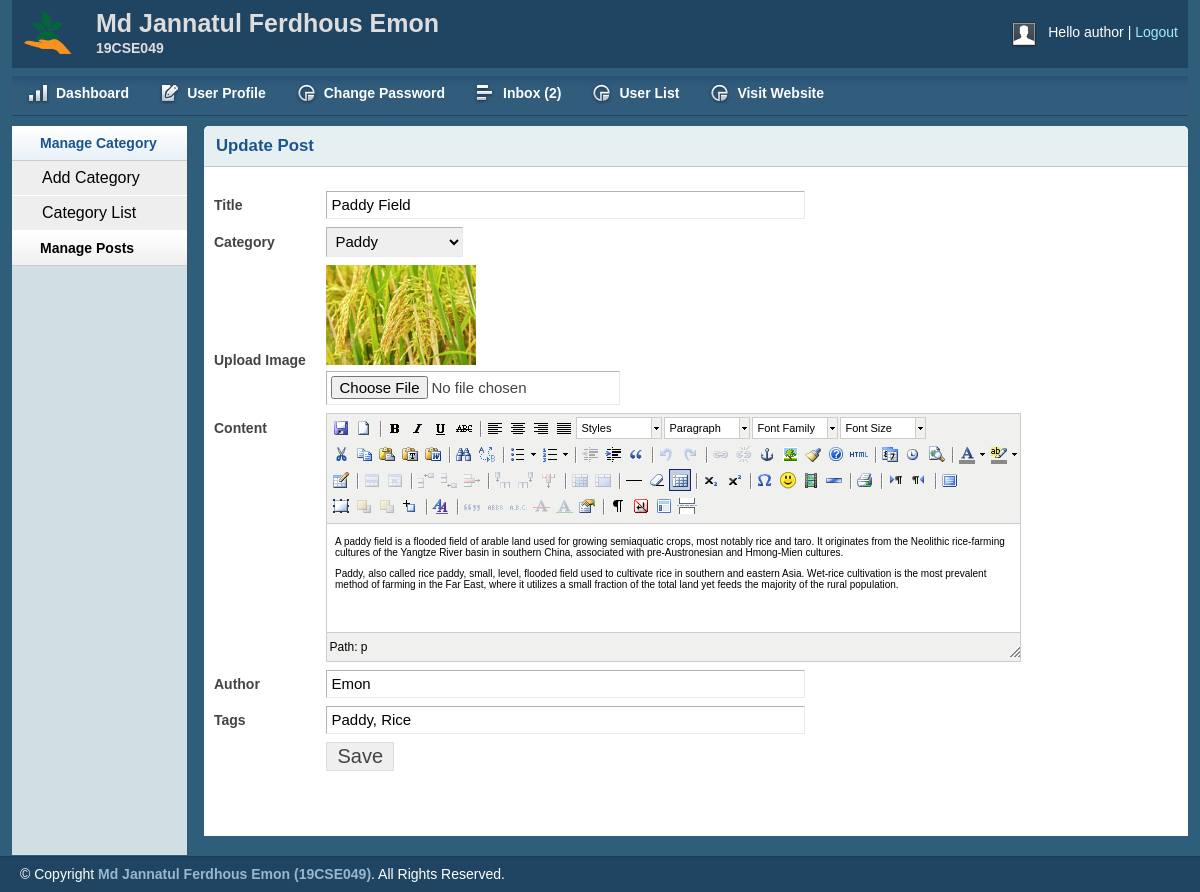
The page /admin/editpost.php?editpostid=1 (signed in) on the database its author committed.
### tables this page shows
CREATE TABLE `title_slogan` (
  `id` int(11) NOT NULL,
  `title` varchar(255) NOT NULL,
  `slogan` varchar(255) NOT NULL,
  `logo` varchar(255) NOT NULL
);

CREATE TABLE `post` (
  `id` int(11) NOT NULL,
  `cat` int(11) NOT NULL,
  `title` varchar(255) NOT NULL,
  `body` text NOT NULL,
  `image` varchar(255) NOT NULL,
  `author` varchar(50) NOT NULL,
  `tag` varchar(255) NOT NULL,
  `date` timestamp NOT NULL DEFAULT current_timestamp() ON UPDATE current_timestamp(),
  `userid` int(11) NOT NULL
);

CREATE TABLE `category` (
  `id` int(11) NOT NULL,
  `name` varchar(50) NOT NULL
);

### lib/Database.php (called while the page is built, shortened)
<?php
Class Database{
	public $host   = DB_HOST;
	public $user   = DB_USER;
	public $pass   = DB_PASS;
	public $dbname = DB_NAME;
	public $link;
	private function connectDB(){
	$this->link = new mysqli($this->host, $this->user, $this->pass, $this->dbname);
 }
	public function select($query){
		$result = $this->link->query($query) or die($this->link->error.__LINE__);
		if($result->num_rows > 0){
			return $result;
		} else {
			return false;
		}
	}
}

### lib/Session.php (called while the page is built, shortened)
<?php
    class Session{
        public static function get($key){
            if(isset($_SESSION[$key])){
               return $_SESSION[$key];
            }
            else{
                return false;
            }
        }
    }
?>

### admin/editpost.php (the view, shortened to what this page needs)
<?php include 'inc/header.php';?>
<?php include 'inc/sidebar.php';?>
<?php
    if(!isset($_GET['editpostid']) || $_GET['editpostid'] == NULL){
        echo "<script>window.location = 'postlist.php';</script>";
    }
    else{
        $postid = $_GET['editpostid'];
    }
?>
        <div class="grid_10">
            <div class="box round first grid">
                <h2>Update Post</h2>
                <div class="block">
                <?php
                    $query = "select * from post where id='$postid'";
                    $getpost = $db->select($query);
                    if($getpost){
                        while($postresult = $getpost->fetch_assoc()){
                ?>
                 <form action="" method="post" enctype="multipart/form-data">
                    <table class="form">
                        <tr>
                            <td>
                                <label>Title</label>
                            </td>
                            <td>
                                <input type="text" name="title" value="<?php echo $postresult['title']; ?>" class="medium" />
                            </td>
                        </tr>
                        <tr>
                            <td>
                                <label>Category</label>
                            </td>
                            <td>
                                <select id="select" name="cat">
                                    <?php
                                    $query = "select * from category";
                                    $category = $db->select($query);
                                    if($category){
                                        while($result = $category->fetch_assoc()){
                                    ?>
                                    <option
                                    <?php
                                    if($postresult['cat']==$result['id']){
                                    ?>
                                    selected="selected"
                                    <?php } ?>
                                    value="<?php echo $result['id']; ?>"><?php echo $result['name']; ?></option>
                                    <?php } } ?>
                                </select>
                            </td>
                        </tr>
                        <tr>
                            <td>
                                <label>Upload Image</label>
                            </td>
                            <td>
                                <img src="<?php echo $postresult['image']; ?>" height="100px" width="150px"/></br>
                                <input type="file" name="image"/>
                            </td>
                        </tr>
                        <tr>
                            <td style="vertical-align: top; padding-top: 9px;">
                                <label>Content</label>
                            </td>
                            <td>
                            </td>
                        </tr>
                        <tr>
                            <td>
                                <label>Author</label>
                            </td>
                            <td>
                                <input type="text" name="author" value="<?php echo $postresult['author']; ?>" class="medium" />
                            </td>
                        </tr>
                        <tr>
                            <td>
                                <label>Tags</label>
                            </td>
                            <td>
                                <input type="text" name="tag" value="<?php echo $postresult['tag']; ?>" class="medium" />
                            </td>
                        </tr>
						<tr>
                            <td></td>
                            <td>
                                <input type="submit" name="submit" Value="Save" />
                            </td>
                        </tr>
                    </table>
                    </form>
                    <?php } } ?>
                </div>
            </div>
        </div>
<?php include 'inc/footer.php';?>

### admin/inc/header.php (shortened to what this page needs)
<?php
include '../lib/Session.php';
?>
<?php include '../lib/Database.php';?>
<?php
	$db = new Database();
?>
<!DOCTYPE html>
<html>
<head>
<link rel="stylesheet" type="text/css" href="css/reset.css" media="screen" />
<link rel="stylesheet" type="text/css" href="css/text.css" media="screen" />
<link rel="stylesheet" type="text/css" href="css/grid.css" media="screen" />
<link rel="stylesheet" type="text/css" href="css/layout.css" media="screen" />
<link rel="stylesheet" type="text/css" href="css/nav.css" media="screen" />
<link href="css/table/demo_page.css" rel="stylesheet" type="text/css" />
</head>
<body>
<div class="container_12">
    <div class="grid_12 header-repeat">
    <?php
        $query = "select * from title_slogan where id='1'";
        $blog = $db->select($query);
        if($blog){
            while($result = $blog->fetch_assoc()){
    ?>
        <div id="branding">
            <div class="floatleft logo">
                <img src="<?php echo $result['logo']; ?>" alt="Logo" />
            </div>
            <div class="floatleft middle">
                <h1><?php echo $result['title']; ?></h1>
                <p><?php echo $result['slogan']; ?></p>
            </div>
            <div class="floatright">
                <div class="floatleft">
                    <img src="img/img-profile.jpg" alt="Profile Pic" /></div>
                <div class="floatleft marginleft10">
                    <ul class="inline-ul floatleft">
                        <li>Hello <?php echo Session::get('username'); ?></li>
                        <li><a href="?action=logout">Logout</a></li>
                    </ul>
                </div>
            </div>
        </div>
    <?php } } ?>
    </div>
    <div class="grid_12">
        <ul class="nav main">
            <li class="ic-dashboard"><a href="index.php"><span>Dashboard</span></a> </li>
            <li class="ic-form-style"><a href="profile.php"><span>User Profile</span></a></li>
            <li class="ic-charts"><a href="changepassword.php"><span>Change Password</span></a></li>
            <?php
                if(Session::get('userRole')=='0' || Session::get('userRole')=='1'){
            ?>
            <li class="ic-grid-tables"><a href="inbox.php"><span>
                Inbox
                <?php
                $query = "select * from contact where status='0' order by id desc";
				$msg = $db->select($query);
                if($msg){
                    $count = mysqli_num_rows($msg);
                    echo "(".$count.")";
                }
                else{
                    echo "(0)";
                }
                ?>
                </span></a></li>
            <?php } ?>
            <li class="ic-charts"><a href="userlist.php"><span>User List</span></a></li>
            <li class="ic-charts"><a href="../index.php"><span>Visit Website</span></a></li>
        </ul>
    </div>

### admin/css/layout.css (style rules this page uses)
body { background: #fff none repeat scroll 0 0; color: #444; font-size: 14px; padding: 0; }
.floatleft { float:left; }
.logo img { margin-top: -15px; width: 52px; }
.middle { margin-left: 22px; margin-top: -14px; }
.middle h1 { color:#ddd;margin:0 }
.middle p { color: #ddd; margin: 0; font-weight: bold; }
.floatright { float:right; }
.inline-ul li { display:inline; color:#fff; }
.marginleft10 { margin-left:10px; }
a { color: #000; font-weight:bold; text-decoration: none; }
.container_12, .container_16 { background:#2E5E79; }
h1, h2, h3, h4, h5, h6 { line-height:1.2em; margin-bottom:.3em; }
h2 { margin-top:1em; }
#branding { font-weight: normal; margin-bottom: 0; padding: 22px 10px 3px; text-align: left; }
.header-repeat { background:url(../img/header-repeat.jpg) repeat-x; }
#branding a { color:#A1EAFF; font-weight:normal; }
#branding a:before { content:" | "; color:#fff; }
#branding ul, #branding ul li { margin:0px; padding:0px; }
#branding li { padding:0px 0px 0px 0px !important; }
.box { background:#fff; margin-bottom:20px; padding:10px 10px 10px 10px; margin-left:-8px; }
.box.grid { padding-bottom:40px; }
.box.round { -moz-border-radius: 5px 5px 0px 0px; -webkit-border-radius: 5px 5px 0px 0px; border-radius: 5px 5px 0px 0px; }
.box h2 { font-size:1.2em; font-weight:bold; color:#1B548D; background:#E6F0F3; margin:-10px -10px 0 -10px; padding:10px 12px; border-bottom:1px solid #B3CBD6; -moz-border-radius: 5px 5px 0px 0px; -webkit-border-radius: 5px 5px 0px 0px; border-radius: 5px 5px 0px 0px; }
.box.first { min-height: 406px; }
.block { padding-top:20px; }
p { margin-bottom:1em; }
ul, ol { padding-top:0; }
table.form { width:100%; }
table.form td { padding:4px 0px; }
table.form label { font-weight:bold; }
table.form input, table.form select { font-size: 15px; padding: 4px 4px 5px 4px; border-top: 1px solid #b3b3b3; border-left: 1px solid #b3b3b3; border-right: 1px solid #eaeaea; border-bottom: 1px solid #eaeaea; }
table.form input[type="submit"] { border: 1px solid #ddd; color: #444; cursor: pointer; font-size: 20px; padding: 2px 10px; }
input.medium { width: 55%; }
.block { padding-bottom:1px; }

### admin/js/tiny-mce/themes/advanced/skins/default/content.css (style rules this page uses)
body, td, pre { color:#000; font-family:Verdana, Arial, Helvetica, sans-serif; font-size:10px; margin:8px; }
body { background:#FFF; }
h1 { font-size: 2em }
h2 { font-size: 1.5em }
img { border:0; }
table, img, hr, .mceItemAnchor { cursor:default }
table td, table th { cursor:text }

### rows shown on the page
title_slogan: logo (picture), title "Md Jannatul Ferdhous Emon", slogan "19CSE049"
post: title "Paddy Field", cat "Paddy", image (picture), author "Emon", tag "Paddy, Rice"

### other values the page prints
$count "2"
